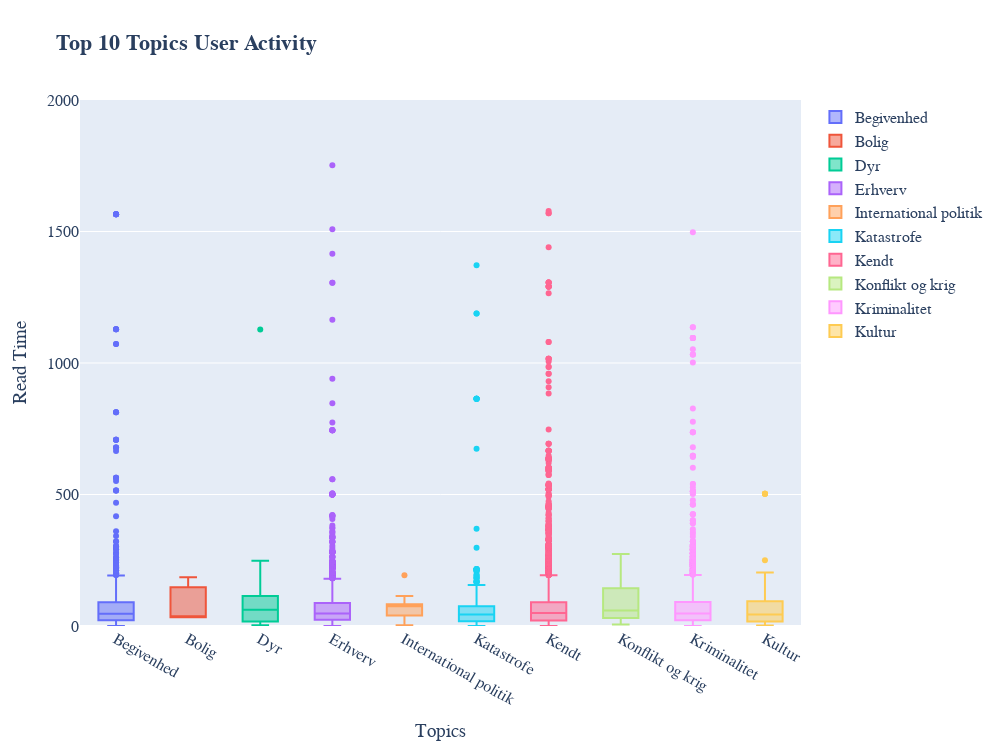

Notebook code cell kept with this figure:
### Code cell
# Boxplot

indices = [x for x in sorted_unique_topic_read_freq.keys()][0:10]
values = [x for x in sorted_unique_topic_read_freq.values()][0:10]

plot_box(
    indices_ = indices, values_ = values,
    yrange_ = [0, 2000], xaxis_title = 'Topics',
    yaxis_title= 'Read Time', title_ = '<b> Top 10 Topics User Activity<b>')

### Figure 1 — Plotly figure (JSON) as saved in the notebook; plotly's stock layout.template omitted (floating-point values rounded to 4 significant figures; data arrays with more than 128 entries replaced by an {"elided": "..."} marker saying what was removed)
{"data": [{"name": "Begivenhed", "type": "box", "y": {"elided": "1624 int values"}}, {"name": "Bolig", "type": "box", "y": [33, 33, 185]}, {"name": "Dyr", "type": "box", "y": {"elided": "251 int values"}}, {"name": "Erhverv", "type": "box", "y": {"elided": "3230 int values"}}, {"name": "International politik", "type": "box", "y": [67, 85, 40, 40, 40, 40, 48, 48, 82, 82, 114, 51, 11, 105, 105, 105, 83, 83, 35, 35, 35, 50, 50, 79, 3, 79, 3, 79, 3, 79, 3, 79, 3, 79, 3, 193, 78, 78, 80, 91, 91, 51, 89, 75, 89, 75, 89, 75, 89, 75, 51, 39]}, {"name": "Katastrofe", "type": "box", "y": {"elided": "830 int values"}}, {"name": "Kendt", "type": "box", "y": {"elided": "7941 int values"}}, {"name": "Konflikt og krig", "type": "box", "y": [98, 98, 23, 23, 23, 30, 30, 30, 35, 60, 60, 210, 210, 144, 144, 144, 144, 54, 29, 34, 34, 34, 90, 12, 66, 66, 66, 43, 43, 43, 43, 24, 149, 59, 59, 59, 59, 59, 59, 59, 28, 162, 162, 162, 11, 6, 6, 6, 39, 35, 35, 25, 25, 25, 15, 70, 51, 70, 51, 70, 51, 178, 274, 178, 274, 178, 274, 178, 274, 178, 274, 178, 274, 210, 22, 22, 31, 30, 23, 11, 11, 80, 141, 183, 14, 61, 61, 61, 41, 41, 41, 41, 41]}, {"name": "Kriminalitet", "type": "box", "y": {"elided": "4624 int values"}}, {"name": "Kultur", "type": "box", "y": {"elided": "206 int values"}}], "layout": {"font": {"family": "Courier New, monospace", "size": 16}, "height": 750, "title": {"text": "<b> Top 10 Topics User Activity<b>"}, "uniformtext": {"minsize": 8, "mode": "hide"}, "width": 1000, "xaxis": {"title": {"text": "Topics"}}, "yaxis": {"range": [0, 2000], "title": {"text": "Read Time"}}}}
